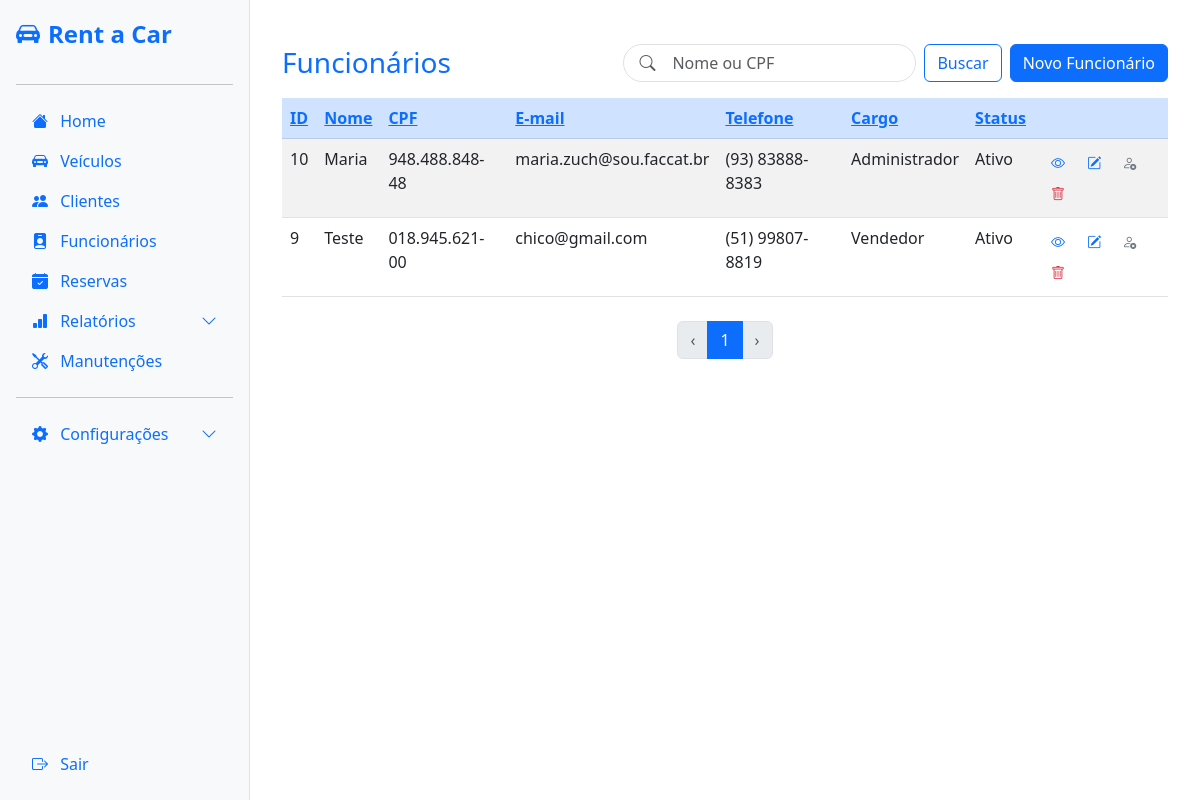
Page /employee/?sort=id&order=desc&q= (signed in) on the committed database.
### employee/models.py (models this page shows, shortened)
class Employee(models.Model):
    name = models.CharField(max_length=255, verbose_name="Nome")
    cpf = models.CharField(max_length=11, unique=True, verbose_name="CPF")
    email = models.EmailField(verbose_name="E-mail")
    address = models.TextField(blank=True, null=True, verbose_name="Endereço")
    phone = models.CharField(max_length=11, verbose_name="Telefone")
    active = models.BooleanField(default=True, verbose_name="Ativo")
    position = models.CharField(
        max_length=20, choices=POSITIONS_CHOICES, default='')
    class Meta:
        verbose_name = "Funcionário"
        verbose_name_plural = "Funcionários"
    @property
    def cpf_formatado(self):
        cpf = self.cpf
        return f"{cpf[:3]}.{cpf[3:6]}.{cpf[6:9]}-{cpf[9:]}"
    @property
    def phone_formatado(self):
        if len(self.phone) == 11:
            ddd = self.phone[:2]
            parte1 = self.phone[2:7]
            parte2 = self.phone[7:]
            return f"({ddd}) {parte1}-{parte2}"
        return self.phone

### employee/views.py (the view)
# urls.py: path('', views.employee_list, name='employee_list'),
@login_required
def employee_list(request):
    query = request.GET.get('q', '').strip()
    employees = Employee.objects.all()
    sort = request.GET.get('sort', 'id')
    order = request.GET.get('order', 'asc')
    if query:
        query_clean = re.sub(r'[\.\-\s]', '', query)
        employees = employees.filter(
            Q(name__icontains=query) |
            Q(cpf__icontains=query_clean)
        )
    if order == 'desc':
        sort = '-' + sort
    employees = employees.order_by(sort)
    paginator = Paginator(employees, 10)
    page_number = request.GET.get('page')
    employees = paginator.get_page(page_number)
    count = Employee.objects.count()
    return render(request, 'employees/list.html', {'employees': employees, 'query': query, 'sort': sort, 'order': order, 'total': count, 'page_range': paginator.page_range})

### employee/templates/employees/list.html (shortened to what this page needs)
{% extends "base/base.html" %}
{% block content %}
<div class="container mt-4">
  <div class="d-flex align-items-center justify-content-between mb-3 flex-wrap">
    <h3 class="mb-0 me-3 text-primary">Funcionários</h3>
    <div class="d-flex ms-auto align-items-center gap-2">
      <form method="get" class="d-flex" style="min-width: 320px; max-width: 400px">
        <div class="position-relative w-100 me-2">
          <input
            class="form-control ps-5 rounded-pill"
            type="search"
            name="q"
            value="{{ query|default:'' }}"
            placeholder="Nome ou CPF"
            aria-label="Buscar"
            style="min-width: 250px"
          />
          <span class="position-absolute top-50 start-0 translate-middle-y ps-3">
            <i class="bi bi-search text-muted"></i>
          </span>
        </div>
        <button class="btn btn-outline-primary" type="submit">Buscar</button>
      </form>
      <a href="{% url 'employee_create' %}" class="btn btn-primary">Novo Funcionário</a>
    </div>
  </div>
  <table class="table table-striped">
    <thead class="table-primary">
      <tr>
        <th>
          <a href="?sort=id&order={% if sort == 'id' and order == 'asc' %}desc{% else %}asc{% endif %}&q={{ query|urlencode }}">
            ID
          </a>
        </th>
        <th>
          <a href="?sort=name&order={% if sort == 'name' and order == 'asc' %}desc{% else %}asc{% endif %}&q={{ query|urlencode }}">
            Nome
          </a>
        </th>
        <th>
          <a href="?sort=cpf&order={% if sort == 'cpf' and order == 'asc' %}desc{% else %}asc{% endif %}&q={{ query|urlencode }}">
            CPF
          </a>
        </th>
        <th>
          <a href="?sort=email&order={% if sort == 'email' and order == 'asc' %}desc{% else %}asc{% endif %}&q={{ query|urlencode }}">
            E-mail
          </a>
        </th>
        <th>
          <a href="?sort=phone&order={% if sort == 'phone' and order == 'asc' %}desc{% else %}asc{% endif %}&q={{ query|urlencode }}">
            Telefone
          </a>
        </th>
        <th>
          <a href="?sort=position&order={% if sort == 'position' and order == 'asc' %}desc{% else %}asc{% endif %}&q={{ query|urlencode }}">
            Cargo
          </a>
        </th>
        <th>
          <a href="?sort=active&order={% if sort == 'active' and order == 'asc' %}desc{% else %}asc{% endif %}&q={{ query|urlencode }}">
            Status
          </a>
        </th>
        <th scope="col"></th>
      </tr>
    </thead>
    <tbody>
      {% for employee in employees %}
      <tr>
        <td>{{ employee.id }}</td>
        <td>{{ employee.name|title }}</td>
        <td>{{ employee.cpf_formatado }}</td>
        <td>{{ employee.email }}</td>
        <td>{{ employee.phone_formatado }}</td>
        <td>{{ employee.get_position_display }}</td>
        <td>{% if employee.active %} Ativo {% else %} Inativo {% endif %}</td>
        <td>
          <a href="{% url 'employee_detail' employee.id %}" class="btn btn-sm" title="Visualizar">
            <i class="bi bi-eye text-primary"></i>
          </a>
          <a href="{% url 'employee_update' employee.id %}" class="btn btn-sm" title="Editar">
            <i class="bi bi-pencil-square text-primary"></i>
          </a>
          {% if employee.active %}
          <button
            type="button"
            data-bs-toggle="modal"
            data-bs-target="#toggleActiveModal{{ employee.id }}"
            class="btn btn-sm"
            title="Inativar Funcionário"
            style="border: none; background: none"
          >
            <i class="bi bi-person-x text-secondary"></i>
          </button>
          {% endif %}
          <button
            type="button"
            class="btn btn-sm"
            data-bs-toggle="modal"
            data-bs-target="#deleteModal{{ employee.id }}"
            title="Excluir"
          >
            <i class="bi bi-trash text-danger"></i>
          </button>
        </td>
      </tr>
      {% empty %}
      <tr>
        <td colspan="8" class="text-center">Nenhum funcionário encontrado.</td>
      </tr>
      {% endfor %}
    </tbody>
  </table>
  <nav aria-label="Paginacao" class="mt-4">
    <ul class="pagination justify-content-center">
      {% if employees.has_previous %}
      <li class="page-item">
        <a
          class="page-link"
          href="?page={{ employees.previous_page_number }}&sort={{ sort }}&order={{ order }}&q={{ query|urlencode }}"
          aria-label="Anterior"
        >
          ‹
        </a>
      </li>
      {% else %}
      <li class="page-item disabled">
        <span class="page-link" aria-label="Anterior">‹</span>
      </li>
      {% endif %}
      <li class="page-item active">
        <span class="page-link">{{ employees.number }}</span>
      </li>
      {% if employees.has_next %}
      <li class="page-item">
        <a
          class="page-link"
          href="?page={{ employees.next_page_number }}&sort={{ sort }}&order={{ order }}&q={{ query|urlencode }}"
          aria-label="Próxima"
        >
          ›
        </a>
      </li>
      {% else %}
      <li class="page-item disabled">
        <span class="page-link" aria-label="Próxima">›</span>
      </li>
      {% endif %}
    </ul>
  </nav>
</div>
{% endblock %}

### rows in the picture
Employee: id "10", name "Maria", cpf_formatado "948.488.848-48", email "maria.zuch@sou.faccat.br", phone_formatado "(93) 83888-8383", position "Administrador", active "Ativo"
Employee: id "9", name "Teste", cpf_formatado "018.945.621-00", email "chico@gmail.com", phone_formatado "(51) 99807-8819", position "Vendedor", active "Ativo"

### other values in the picture
{{ employees.number }} "1"
